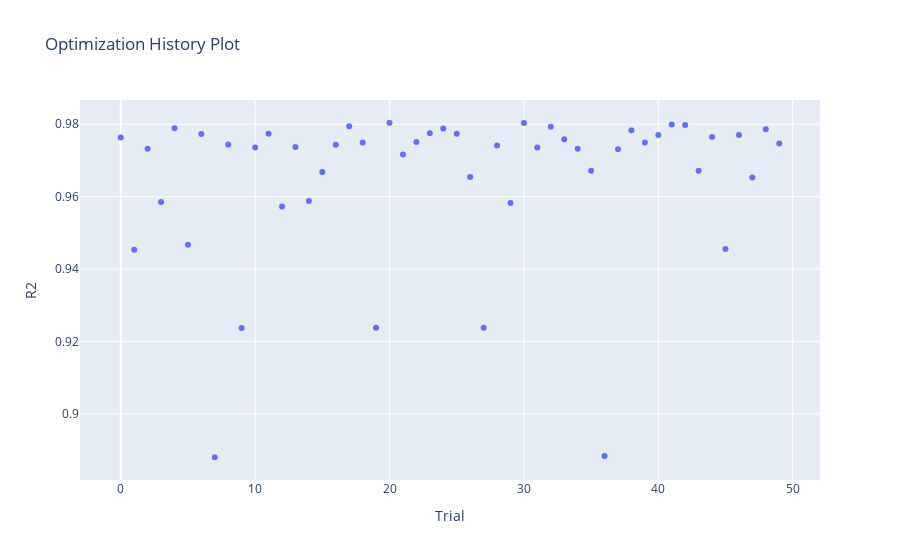
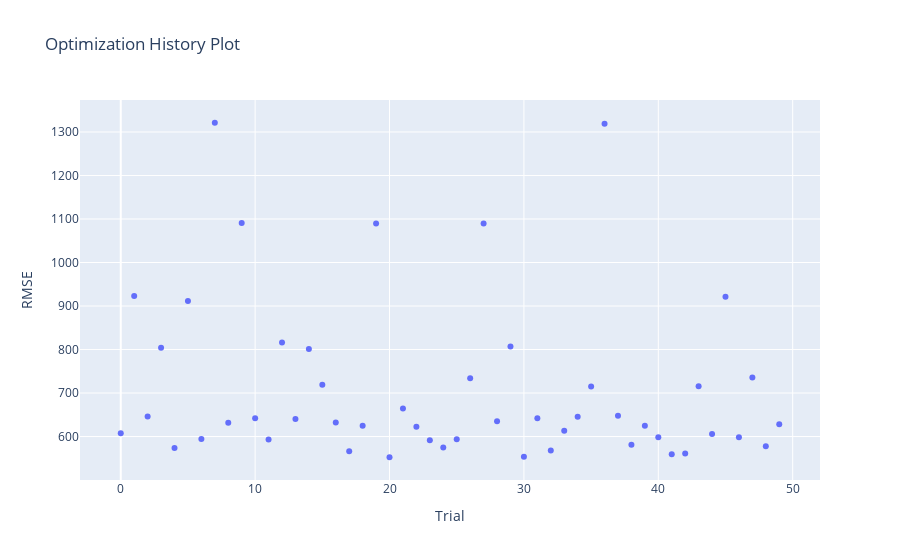
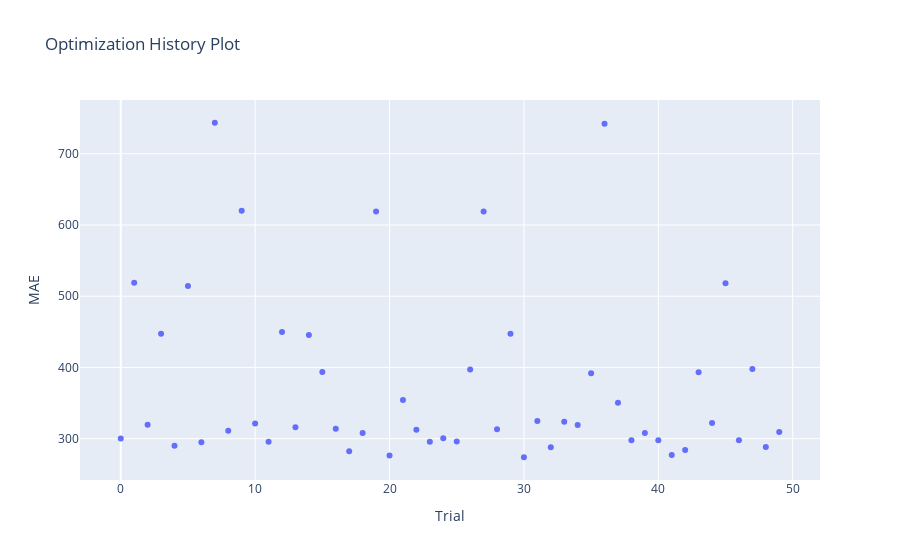

These figures' notebook cell, in order:
### Code cell
plot_history(study_rf)

### Figure 1 — Plotly figure (JSON) as saved in the notebook; plotly's stock layout.template omitted (floating-point values rounded to 4 significant figures)
{"data": [{"mode": "markers", "name": "R2", "type": "scatter", "x": [0, 1, 2, 3, 4, 5, 6, 7, 8, 9, 10, 11, 12, 13, 14, 15, 16, 17, 18, 19, 20, 21, 22, 23, 24, 25, 26, 27, 28, 29, 30, 31, 32, 33, 34, 35, 36, 37, 38, 39, 40, 41, 42, 43, 44, 45, 46, 47, 48, 49], "y": [0.9763, 0.9453, 0.9732, 0.9585, 0.9789, 0.9467, 0.9773, 0.888, 0.9744, 0.9237, 0.9736, 0.9774, 0.9573, 0.9737, 0.9588, 0.9668, 0.9744, 0.9794, 0.975, 0.9238, 0.9804, 0.9717, 0.9751, 0.9776, 0.9788, 0.9774, 0.9655, 0.9238, 0.9741, 0.9582, 0.9803, 0.9736, 0.9793, 0.9759, 0.9733, 0.9672, 0.8884, 0.9731, 0.9783, 0.9749, 0.977, 0.9799, 0.9798, 0.9672, 0.9765, 0.9455, 0.977, 0.9653, 0.9786, 0.9747]}, {"marker": {"color": "#cccccc"}, "mode": "markers", "name": "Infeasible Trial", "showlegend": false, "type": "scatter", "x": [], "y": []}], "layout": {"title": {"text": "Optimization History Plot"}, "xaxis": {"title": {"text": "Trial"}}, "yaxis": {"title": {"text": "R2"}}}}

### Figure 2 — Plotly figure (JSON) as saved in the notebook; plotly's stock layout.template omitted (floating-point values rounded to 4 significant figures)
{"data": [{"mode": "markers", "name": "RMSE", "type": "scatter", "x": [0, 1, 2, 3, 4, 5, 6, 7, 8, 9, 10, 11, 12, 13, 14, 15, 16, 17, 18, 19, 20, 21, 22, 23, 24, 25, 26, 27, 28, 29, 30, 31, 32, 33, 34, 35, 36, 37, 38, 39, 40, 41, 42, 43, 44, 45, 46, 47, 48, 49], "y": [607.4, 923.2, 645.9, 804.2, 573.8, 911.3, 594.6, 1321.0, 631.6, 1091.0, 641.8, 593.4, 816.0, 640.2, 801.3, 719.0, 632.1, 566.2, 624.7, 1090.0, 552.4, 664.4, 622.6, 591.5, 574.6, 593.8, 733.7, 1090.0, 635.3, 806.8, 553.6, 642.0, 567.8, 613.0, 645.6, 715.2, 1319.0, 647.6, 581.2, 625.1, 598.4, 559.5, 560.9, 715.5, 605.7, 921.4, 598.4, 735.8, 577.6, 628.0]}, {"marker": {"color": "#cccccc"}, "mode": "markers", "name": "Infeasible Trial", "showlegend": false, "type": "scatter", "x": [], "y": []}], "layout": {"title": {"text": "Optimization History Plot"}, "xaxis": {"title": {"text": "Trial"}}, "yaxis": {"title": {"text": "RMSE"}}}}

### Figure 3 — Plotly figure (JSON) as saved in the notebook; plotly's stock layout.template omitted (floating-point values rounded to 4 significant figures)
{"data": [{"mode": "markers", "name": "MAE", "type": "scatter", "x": [0, 1, 2, 3, 4, 5, 6, 7, 8, 9, 10, 11, 12, 13, 14, 15, 16, 17, 18, 19, 20, 21, 22, 23, 24, 25, 26, 27, 28, 29, 30, 31, 32, 33, 34, 35, 36, 37, 38, 39, 40, 41, 42, 43, 44, 45, 46, 47, 48, 49], "y": [300.3, 518.9, 319.6, 447.2, 290.0, 514.4, 295.1, 743.5, 311.3, 620.0, 321.3, 295.6, 449.8, 316.1, 445.5, 393.7, 314.0, 282.4, 308.0, 618.8, 276.3, 354.4, 312.5, 295.8, 300.7, 295.9, 397.2, 618.9, 313.4, 447.4, 273.9, 324.8, 287.9, 323.8, 319.4, 391.9, 742.1, 350.5, 297.8, 308.1, 297.8, 277.1, 284.0, 393.1, 322.1, 518.1, 297.9, 397.9, 288.2, 309.3]}, {"marker": {"color": "#cccccc"}, "mode": "markers", "name": "Infeasible Trial", "showlegend": false, "type": "scatter", "x": [], "y": []}], "layout": {"title": {"text": "Optimization History Plot"}, "xaxis": {"title": {"text": "Trial"}}, "yaxis": {"title": {"text": "MAE"}}}}
